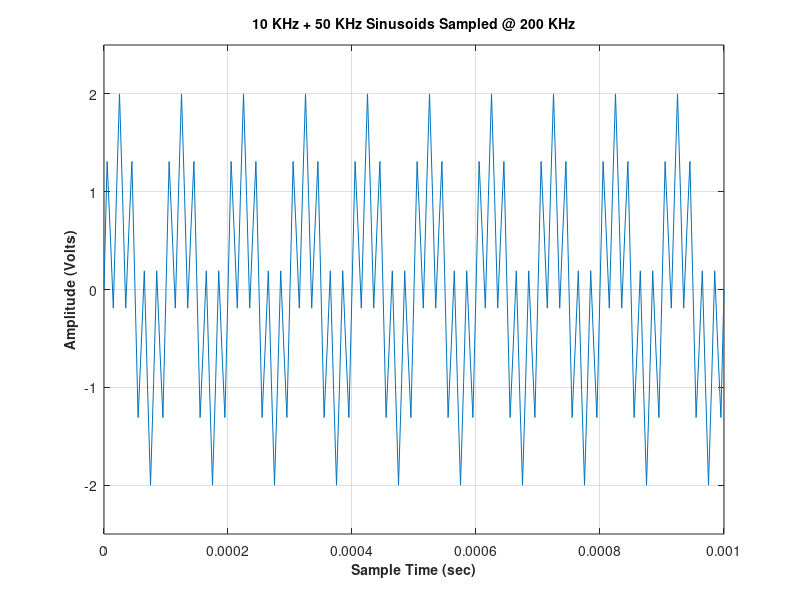
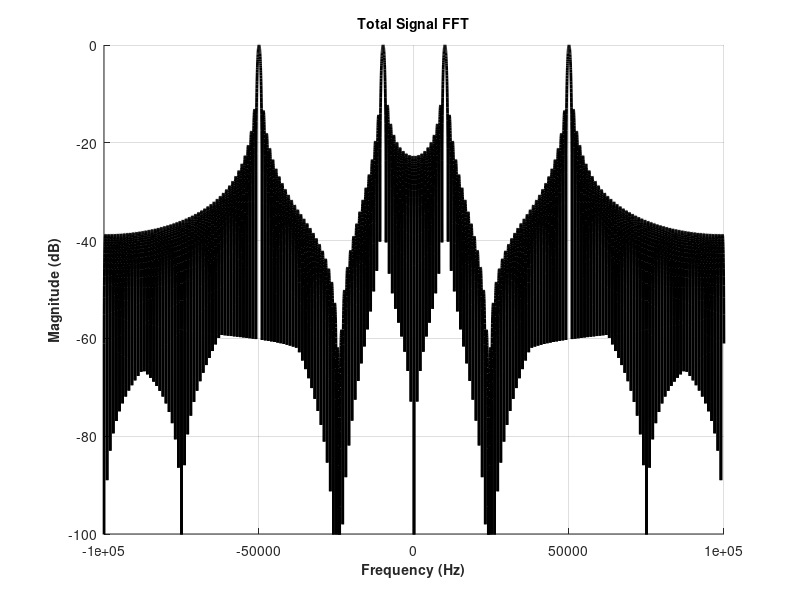
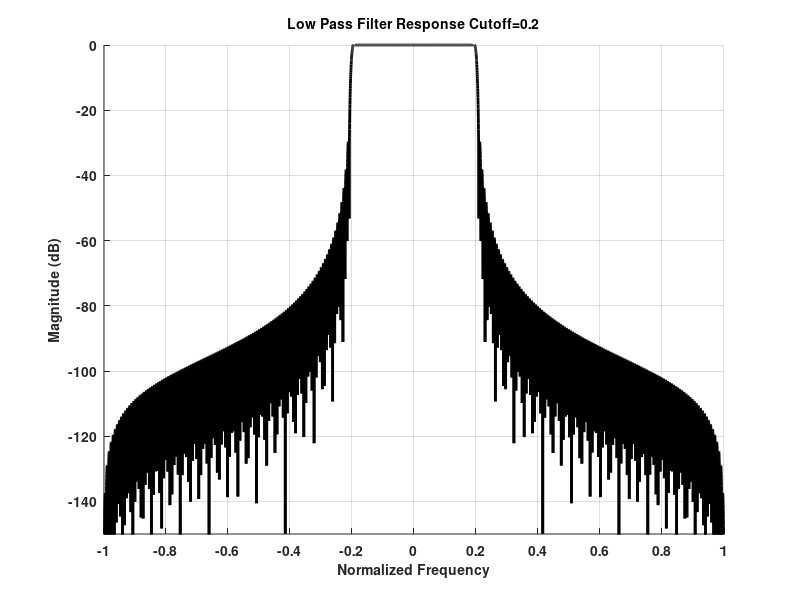
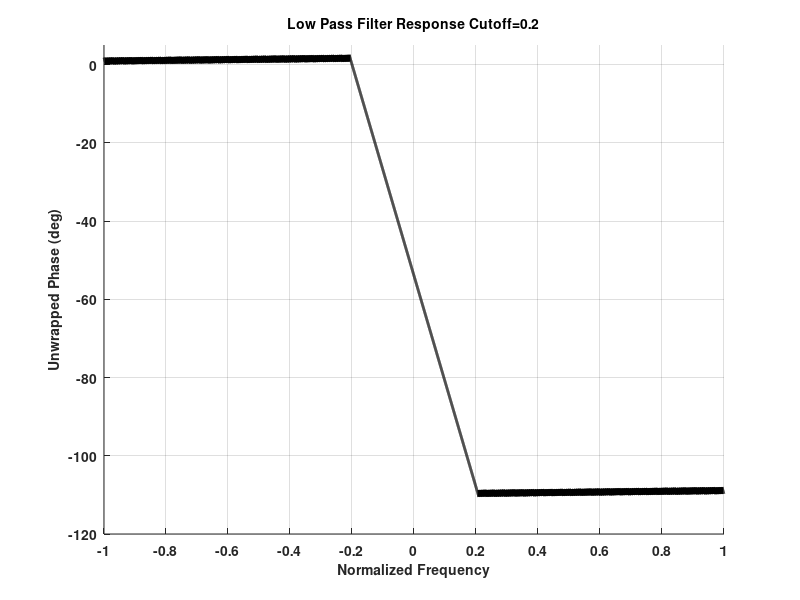

MATLAB code to generate these figures, in order: (Note: this script raises an error after producing the figures.)
clc
clear
close all
% Jeremy Hong
% 4/22/2015
% Wright State University
% 
% 
% ©2014-2015 Hirsch Chizever (Linear Systems I/II) 
% ©2015 Hong's Electronics/Jeremy K Hong
%                               _       
%   /\  /\  ___   _ __    __ _ ( ) ___  
%  / /_/ / / _ \ | '_ \  / _` ||/ / __| 
% / __  / | (_) || | | || (_| |   \__ \ 
% \/ /_/   \___/ |_| |_| \__, |   |___/ 
%                        |___/     
%  _____  _              _                        _            
% |  ___|| |            | |                      (_)           
% | |__  | |  ___   ___ | |_  _ __   ___   _ __   _   ___  ___ 
% |  __| | | / _ \ / __|| __|| '__| / _ \ | '_ \ | | / __|/ __|
% | |___ | ||  __/| (__ | |_ | |   | (_) || | | || || (__ \__ \
% \____/ |_| \___| \___| \__||_|    \___/ |_| |_||_| \___||___/
%                                                             
% ©2015 Sierra Nevada Corporation
%    _____   _   _    _____ 
%   / ____| | \ | |  / ____|
%  | (___   |  \| | | |     
%   \___ \  | . ` | | |     
%   ____) | | |\  | | |____ 
%  |_____/  |_| \_|  \_____|
%
% Copyright notice & terms of use available at:
% https://github.com/hongselectronics/EE4000/blob/master/LICENSE.md
% View code revision history here:
% https://github.com/hongselectronics/EE4000/blob/master/Final_Exam.m
%
% Linear Systems II Final Exam: MATLAB Take Home Portion
% EE4000-01
% Spring 2015
%%%%%%%%%%%%%%%%%%%%%%%%%%%%%%%%%%%%%%%%%%%%%%%%%%%%%%%%%%%%%%%%%%%%%%%%%%
%%
% Main problem definition: A signal generator puts out two sinusoids of 
% equal amplitude, one at 10 KHz and the other at 50 KHz. The signal is 
% sampled with an A/D operating at 200 KHz and collects data for 1 ms.
0;
% Definition and Precalculations:
% We have an Analog Devices A/D converter that operates at 200 KHz and 
% runs for 1 ms
fs = 200000;
%Calculate sample frequency
ts = 1/fs;
% time
t = 0:ts:.001;
% Define frequencies and sinusoids
% Our Tektronix signal generator outputs a signal at 10 KHz
Tek = 10000;
s1 = sin(2*pi*Tek*t);
% Our HP/Agilent/Keysight signal generator outputs a signal at 50 KHz
Key = 50000;
s2 = sin(2*pi*Key*t);
%%
% Problem 1 [10 points] Create a total signal in the time domain from the 
% two sinusoids and plot the real-valued signal. Make sure that ALL axes 
% have proper values, limits and labels.
0;
% total signal in time domain
s_t = s1 + s2;
% Plot signal in time domain
figure(1)
plot(t,s_t)
grid on
axis([0 .001 -2.5 2.5])
xlabel('Sample Time (sec)','fontweight','bold','fontsize',10)
% Since this is a signal generator we can assume that the y label is volts
ylabel('Amplitude (Volts)','fontweight','bold','fontsize',10)
title('10 KHz + 50 KHz Sinusoids Sampled @ 200 KHz','fontweight','bold','fontsize',10)

% 
%%
% Problem 2: [10 points] Compute the frequency domain of the total signal 
% using an 8192 FFT and plot your normalized magnitude as 20*log10(abs(…)) 
% Make sure that ALL axes have proper values, limits and labels.
%
nifft=8192;
fd=fftshift(fft(s_t,nifft));
fd=fd/max(fd);
xaxis=-fs/2:fs/nifft:fs/2-fs/nifft;
figure, grid, hold on
plot(xaxis,20*log10(abs(fd)),'k','linewidth',2)
xlabel('Frequency (Hz)','fontweight','bold','fontsize',10)
ylabel('Magnitude (dB)','fontweight','bold','fontsize',10)
title('Total Signal FFT','fontweight','bold','fontsize',10)
axis([-100000 100000 -100 0])

%%
% Problem 3: [20 points] Create an FIR lowpass filter with a cutoff of 
% 20 KHz and keeps only the 10 KHz signal. Make sure that the first filter 
% sidelobe is at least 40 dB down. Plot the normalized filter magnitude as 
% 20*log10(abs(…)) and on a separate plot show the unwrapped phase in
% degrees. Make sure that ALL axes have proper values, limits and labels.
% Remember that the unwrap command has input and output in radians.
0;
% Template from Hirsch Chizever's "CreateFIR_LowPass.m" example.
ntaps=301;
NormalizedFrequency=.20; % 1.0 equals fs/2
%
ZeroFreq=(ntaps+1)/2;
nfilter=NormalizedFrequency*(ntaps-1)+1; % filter indexes within passband
index=1:nfilter;
x=zeros(ntaps,1);
x(index)=1;
x=circshift(x,[ZeroFreq-round(nfilter/2) 0]); % Shift zero freq to center
x=x.*exp(-1i*2*pi*(0:ntaps-1)'*(ZeroFreq-1)/ntaps); % % Apply linear phase
y=ifft(x); % compute h(n)
ynew=real(y); 
xnew=fft(ynew,8192); % compute realized filter
%
% Plot realized log response versus windows
%
figure, grid, hold on
plot(linspace(-1,1-2/8192,8192),20*log10(abs(xnew)),'k','linewidth',2)
set(gca,'xtick',-1:.20:1)
set(gca,'fontweight','bold','fontsize',10)
xlabel('Normalized Frequency','fontweight','bold','fontsize',10)
ylabel('Magnitude (dB)','fontweight','bold','fontsize',10)
title(['Low Pass Filter Response Cutoff=' num2str(NormalizedFrequency)],'fontweight','bold','fontsize',10)
set(gca,'fontweight','bold','fontsize',10)
axis([-1 1 -150 0])
%
% Plot realized phase response
%
figure, grid, hold on
plot(linspace(-1,1-2/8192,8192),unwrap(angle(xnew)).*180./(pi*100),'k','linewidth',2)
set(gca,'xtick',-1:.20:1)
set(gca,'fontweight','bold','fontsize',10)
xlabel('Normalized Frequency','fontweight','bold','fontsize',10)
ylabel('Unwrapped Phase (deg)','fontweight','bold','fontsize',10)
title(['Low Pass Filter Response Cutoff=' num2str(NormalizedFrequency)],'fontweight','bold','fontsize',10)
set(gca,'fontweight','bold','fontsize',10)
axis([-1 1 -12000/100 5])
%%
% Problem 4: [15 points] Apply your FIR filter in the frequency domain and
% plot the magnitude of your results as 20*log10(abs(…)). Make sure that 
% ALL axes have proper values, limits and labels.
0;
% Template from Hirsch Chizever's "FilterTester.m" example.
N=301;
nifft=8192;
signal=sin(2*pi*(0:N-1)*.5)+sin(2*pi*(0:N-1)*.1);

taps=1000;
WinFunc='kaiser';
WinParm=8;
FilterType='lowpass';
band= 0.2;
% Using Hirsch Chizever's MakeFIR Function ©2014-2015 
[hn, Hw, w] = MakeFIR(FilterType, taps, band, nifft, 1, WinFunc,WinParm);
% 
filterSignal = ApplyFIR(Hw,signal,taps,nifft);
%
% Plot Apply FIR filter dB v. Normalized Frequency
%
xaxis=-1:2/nifft:1-2/nifft;
tdSignal=fftshift(ifft(signal, nifft));
tdSignal=tdSignal/max(tdSignal);
tdFilteredSignal=fftshift(ifft(filterSignal, nifft));
tdFilteredSignal=tdFilteredSignal/max(tdFilteredSignal);

figure, grid, hold on
plot(xaxis,20*log10(abs(tdSignal)),'k','linewidth',2)
plot(w,20*log10(abs(Hw)),'r','linewidth',2)
plot(xaxis,20*log10(abs(tdFilteredSignal)),'b','linewidth',2)
legend('Original Signal','Filter Response','Filtered Signal','location','south')
title(['Apply Low Pass FIR Filter Cutoff=' num2str(NormalizedFrequency)],'fontweight','bold','fontsize',10)
set(gca,'fontweight','bold','fontsize',10)
axis([-1 1 -250 0])
xlabel('Normalized Frequency','fontweight','bold','fontsize',10)
ylabel('Magnitude (dB)','fontweight','bold','fontsize',10)
%%
% Problem 5: [20 points] Create an IIR lowpass filter with a cutoff of 
% 20 KHz (transition frequency 25 KHz) and keeps only the 10 KHz signal. 
% Make sure that the first filter sidelobe is at least 40 dB down. Plot 
% the normalized filter magnitude as 20*log10(abs(…)) and on a separate 
% plot show the unwrapped phase in degrees. Make sure that ALL axes have 
% proper values, limits and labels. Remember that the unwrap command has 
% input and output in radians.
0;
% Use Hirsch Chizever's MakeIIR Low Pass Filter template
%
% Make IIR lowpass filter

fc=.2; % Cutoff frequency
ft=.25; % Stop band

gamma1=.25;
gamma2=.75;

p1=gamma1; %DC Passband
p2=gamma2*exp(1i*pi*fc);
p3=gamma2*exp(-1i*pi*fc);

z1=exp(1i*pi*ft); % Stopband
z2=exp(-1i*pi*ft);
z3=-1; % fs/2

omega=-pi:2*pi/8192:pi-2*pi/8192; % Define omega
z=exp(1i*omega);

% Compute H(omega)
Hz=(z-z1).*(z-z2).*(z-z3)./(z-p1)./(z-p2)./(z-p3);
Klog=-16.0591;
Hz=Hz*10^(Klog/20);

% Plot magnitude of H(omega)
figure
plot(omega/pi,20*log10(abs(Hz)),'k','linewidth',2)
grid
axis([-1 1 -80 20])
set(gca,'fontweight','bold','fontsize',10)
xlabel('Normalized Frequency','fontweight','bold','fontsize',10)
ylabel('|H(\Omega)|','fontweight','bold','fontsize',10)
title(['3rd Order Low Pass IIR Filter'],'fontweight','bold','fontsize',10)


% Plot phase of H(omega)
figure
plot(omega/pi,angle(Hz)*180/pi,'k','linewidth',2)
grid
axis([-1 1 -180 180])
set(gca,'fontweight','bold','fontsize',10)
xlabel('Normalized Frequency (\Omega/\pi)','fontweight','bold','fontsize',10)
ylabel('Normalized Angle (degrees)','fontweight','bold','fontsize',10)
title(['3rd Order Low Pass IIR Filter Phase Response'],'fontweight','bold','fontsize',10)

%%
% Problem 6: [15 points] Apply your IIR filter in the frequency domain and 
% plot the magnitude of your results as 20*log10(abs(…)). Make sure that
% ALL axes have proper values, limits and labels.
%
0;
% Plot magnitude of H(omega)
figure
hold on
plot(omega/pi,20*log10(abs(tdSignal)),'k','linewidth',2)
plot(omega/pi,20*log10(abs(tdSignal.*Hz)),'b','linewidth',2)
plot(omega/pi,20*log10(abs(Hz)),'r','linewidth',2)
grid
axis([-1 1 -150 0])
legend('Original Signal','Filter Response','Filtered Signal','location','south')
title(['Apply Low Pass IIR Filter Cutoff=' num2str(NormalizedFrequency)],'fontweight','bold','fontsize',10)
xlabel('Normalized Frequency','fontweight','bold','fontsize',10)
ylabel('|H(\Omega)|','fontweight','bold','fontsize',10)
%%
% Problem 7: [10 points] On a separate figure plot the results of applying 
% your FIR and IIR filters on the same axes in the frequency domain. Use 
% black for the FIR and red for the IIR. Plot the magnitude as 
% 20*log10(abs(…)) and on a separate figure show the phase. 
% Make sure that ALL axes have proper values, limits and labels.
%
figure
hold on
grid on
plot(xaxis,20*log10(abs(tdFilteredSignal)),'k','linewidth',2)
plot(omega/pi,20*log10(abs(tdSignal.*Hz)),'r','linewidth',2)
axis([-1 1 -250 0])
legend('FIR Filtered Signal','IIR Filtered Signal','location','south')
xlabel('Normalized Frequency','fontweight','bold','fontsize',10)
ylabel('Magnitude (dB)','fontweight','bold','fontsize',10)
title(['Low Pass FIR & IIR Filter Cutoff=' num2str(NormalizedFrequency)],'fontweight','bold','fontsize',10)

figure
hold on
grid on
plot(linspace(-1,1-2/8192,8192),unwrap(angle(xnew)).*180./(pi*100),'k','linewidth',2)
plot(omega/pi,angle(Hz)*180/pi,'r','linewidth',2)
xlabel('Normalized Frequency','fontweight','bold','fontsize',10)
ylabel('Normalized Angle (degrees)','fontweight','bold','fontsize',10)
legend('FIR Phase Response','IIR Phase Response','location','northeast')
title('Phase Responses of FIR & IIR Filters','fontweight','bold','fontsize',10)
